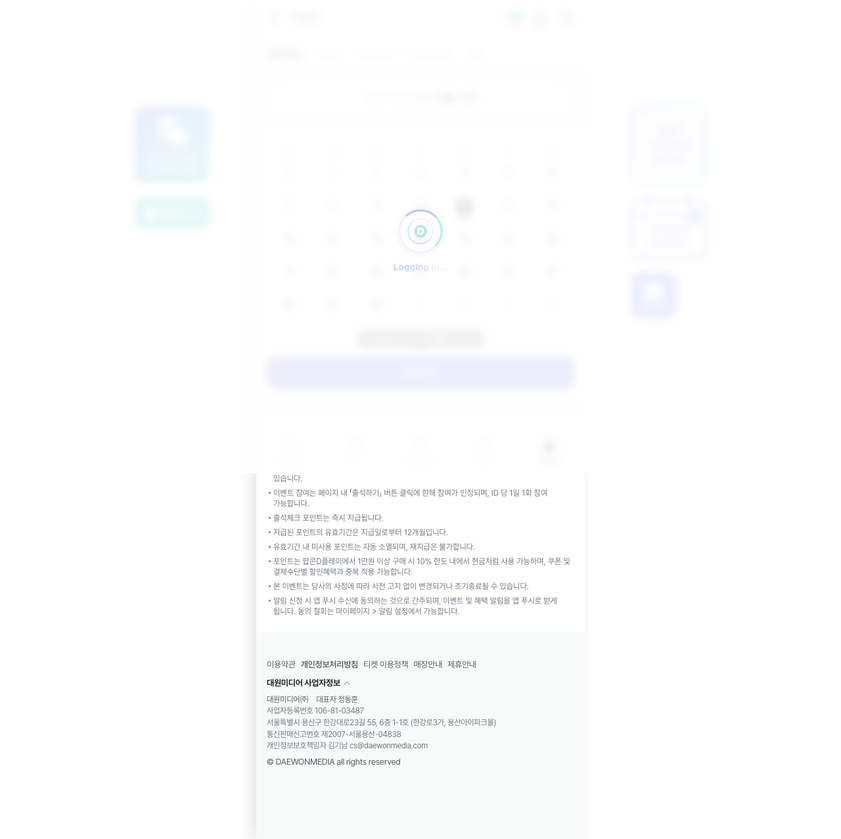
#> input picture daewon.png, 841 x 839 px, shrunk from 1280 x 1276 before the run
$ python -i util.py   (imports and definitions only)
#> lines starting #> are read from the running program, lines starting #| are printed output that depends on the picture; after the words box and inside, x2 and y2 are one past the last pixel; in counts of white or black regions, pixels touching at a corner belong together
#> further down, picture is the input picture: PIL image 841x839 RGB; mean R, G, B 252.2, 252.6, 253
from PIL import Image
from slack_sdk import WebClient
import os

def send_slack_msg(msg):
    """Slack 메시지 전송"""
    oauth_token = os.getenv("SLACK_BOT_OAUTH_TOKEN")
    channel = os.getenv("SLACK_CHANNEL")

    if not oauth_token or not channel:
        return

    client = WebClient(oauth_token)
    response = client.chat_postMessage(channel=channel, text=msg)

    return response

def convert_image(original_img):
    """이미지에서 가장 진한 픽셀만 남기고 나머지는 흰색 처리"""
    img_rgb = original_img.convert("RGB")
    width, height = img_rgb.size
#> width = 841; height = 839
    darkest_color = (255, 255, 255)

    # 가장 진한 픽셀 찾기
    for y in range(height):
        for x in range(width):
            r, g, b = img_rgb.getpixel((x, y))
            intensity = r + g + b
            if intensity < sum(darkest_color):
                darkest_color = (r, g, b)
#> after the loop, darkest_color = (1, 4, 5)

    # 새로운 흰색 이미지 생성
    new_img = Image.new("RGB", (width, height), (255, 255, 255))
#> new_img: PIL image 841x839 RGB; every value is 255

    # 진한 픽셀만 검정색으로 찍기
    for y in range(height):
        for x in range(width):
            r, g, b = img_rgb.getpixel((x, y))
            if (r, g, b) == darkest_color:
                new_img.putpixel((x, y), (0, 0, 0))
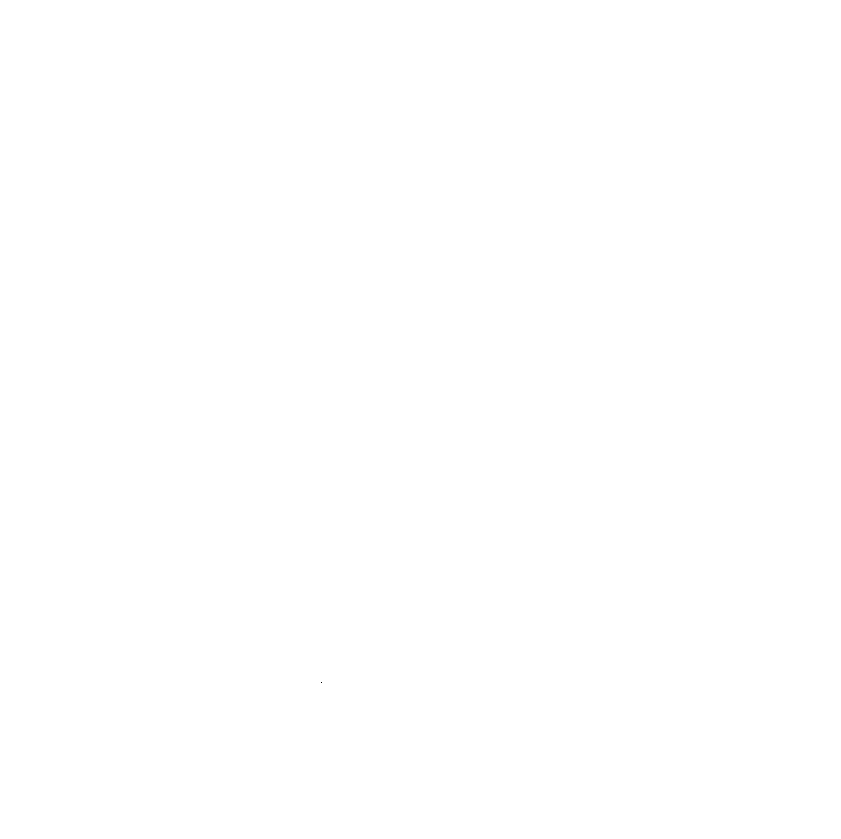
#> new_img: PIL image 841x839 RGB; 100% white; black in thin lines or dots, all inside (x1, y1, x2, y2) = (321, 682, 322, 683)

    return new_img

>>> from PIL import Image
>>> picture = Image.open('daewon.png')
>>> result = convert_image(picture)
